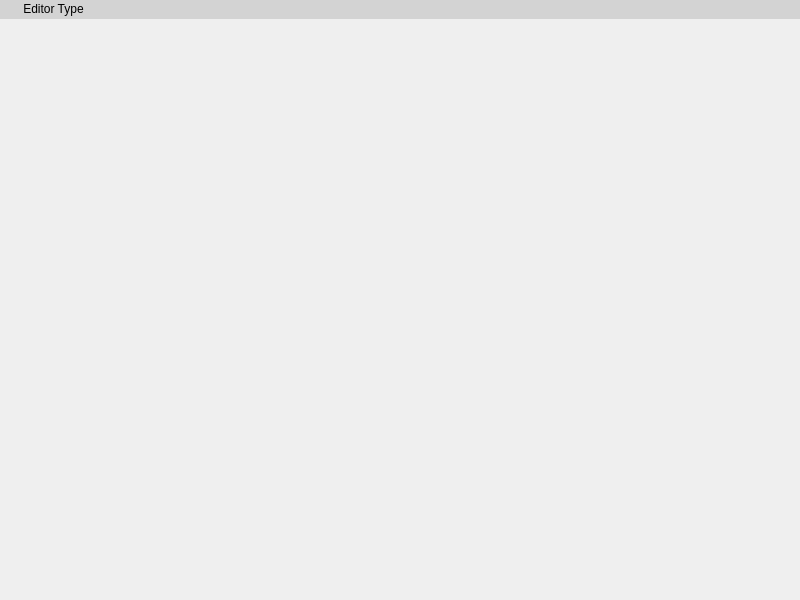
<?xml version="1.0" encoding="UTF-8"?>
<ui version="4.0">
 <class>MainWindowEditor</class>
 <widget class="QMainWindow" name="MainWindowEditor">
  <property name="geometry">
   <rect>
    <x>0</x>
    <y>0</y>
    <width>800</width>
    <height>600</height>
   </rect>
  </property>
  <property name="windowTitle">
   <string>MainWindow</string>
  </property>
  <widget class="QWidget" name="centralwidget">
   <property name="focusPolicy">
    <enum>Qt::NoFocus</enum>
   </property>
   <layout class="QVBoxLayout" name="verticalLayout"/>
  </widget>
  <widget class="QMenuBar" name="menubar">
   <property name="geometry">
    <rect>
     <x>0</x>
     <y>0</y>
     <width>800</width>
     <height>19</height>
    </rect>
   </property>
   <property name="styleSheet">
    <string notr="true">background-color: lightgray;</string>
   </property>
   <property name="defaultUp">
    <bool>false</bool>
   </property>
   <widget class="QMenu" name="menuEditor_Type">
    <property name="title">
     <string/>
    </property>
    <widget class="QMenu" name="menuGeneral">
     <property name="title">
      <string>General</string>
     </property>
     <addaction name="action3D_View"/>
     <addaction name="actionUV_Image_Editor"/>
     <addaction name="actionNode_Editor"/>
    </widget>
    <widget class="QMenu" name="menuAnimation">
     <property name="title">
      <string>Animation</string>
     </property>
     <addaction name="actionTimeline"/>
     <addaction name="actionDope_Sheet"/>
    </widget>
    <widget class="QMenu" name="menuData">
     <property name="title">
      <string>Data</string>
     </property>
     <addaction name="actionOutliner"/>
     <addaction name="actionProperties"/>
     <addaction name="actionFile_Browser"/>
     <addaction name="actionUser_Preferences"/>
    </widget>
    <addaction name="menuGeneral"/>
    <addaction name="menuAnimation"/>
    <addaction name="menuData"/>
   </widget>
   <widget class="QMenu" name="menuEditor_Type_2">
    <property name="title">
     <string>Editor Type</string>
    </property>
   </widget>
   <addaction name="menuEditor_Type"/>
   <addaction name="menuEditor_Type_2"/>
  </widget>
  <action name="action3D_View">
   <property name="icon">
    <iconset resource="../../../resources/resources.qrc">
     <normaloff>:/icons/3dview.png</normaloff>:/icons/3dview.png</iconset>
   </property>
   <property name="text">
    <string>3D View</string>
   </property>
  </action>
  <action name="actionUV_Image_Editor">
   <property name="text">
    <string>UV/Image Editor</string>
   </property>
  </action>
  <action name="actionNode_Editor">
   <property name="text">
    <string>Node Editor</string>
   </property>
  </action>
  <action name="actionTimeline">
   <property name="icon">
    <iconset resource="../../../resources/resources.qrc">
     <normaloff>:/icons/timeline.png</normaloff>:/icons/timeline.png</iconset>
   </property>
   <property name="text">
    <string>Timeline</string>
   </property>
  </action>
  <action name="actionDope_Sheet">
   <property name="text">
    <string>Dope Sheet</string>
   </property>
  </action>
  <action name="actionOutliner">
   <property name="icon">
    <iconset resource="../../../resources/resources.qrc">
     <normaloff>:/icons/outliner.png</normaloff>:/icons/outliner.png</iconset>
   </property>
   <property name="text">
    <string>Outliner</string>
   </property>
  </action>
  <action name="actionProperties">
   <property name="icon">
    <iconset resource="../../../resources/resources.qrc">
     <normaloff>:/icons/properties.png</normaloff>:/icons/properties.png</iconset>
   </property>
   <property name="text">
    <string>Properties</string>
   </property>
  </action>
  <action name="actionFile_Browser">
   <property name="text">
    <string>File Browser</string>
   </property>
  </action>
  <action name="actionUser_Preferences">
   <property name="text">
    <string>User Preferences</string>
   </property>
  </action>
  <action name="actionFile_Openned">
   <property name="text">
    <string>File Openned</string>
   </property>
  </action>
 </widget>
 <resources>
  <include location="../../../resources/resources.qrc"/>
 </resources>
 <connections/>
</ui>
